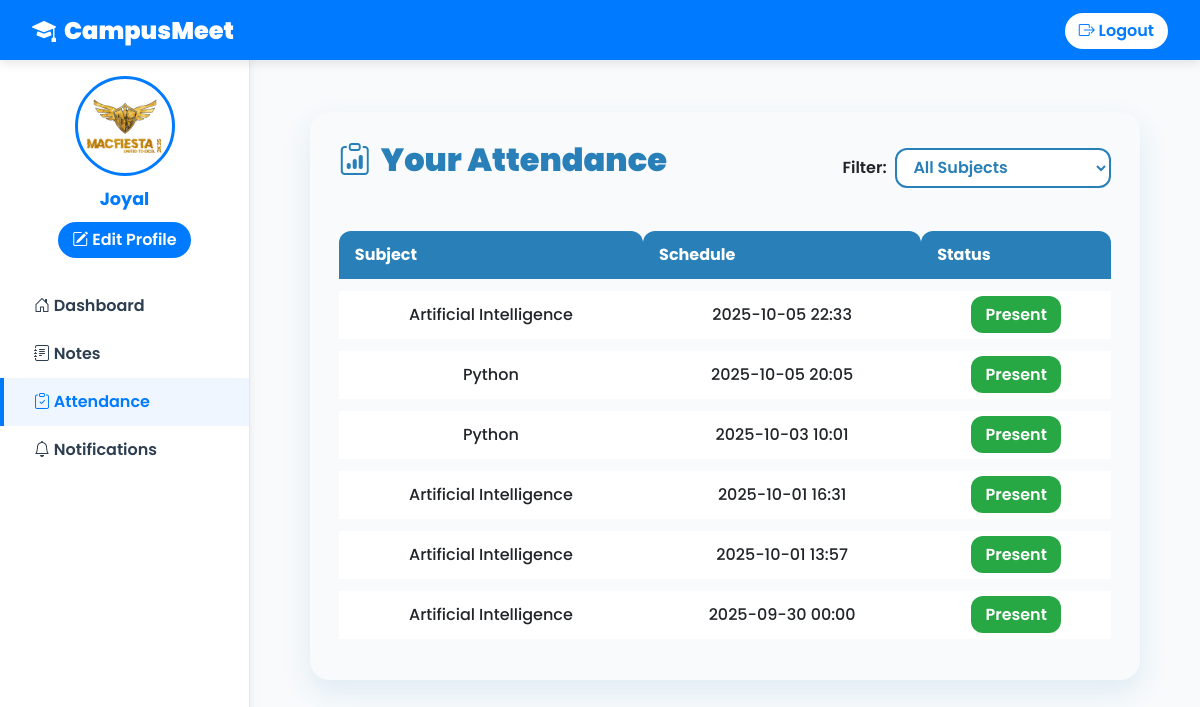
The page /student/attendance/ (signed in) on the database as committed earlier.
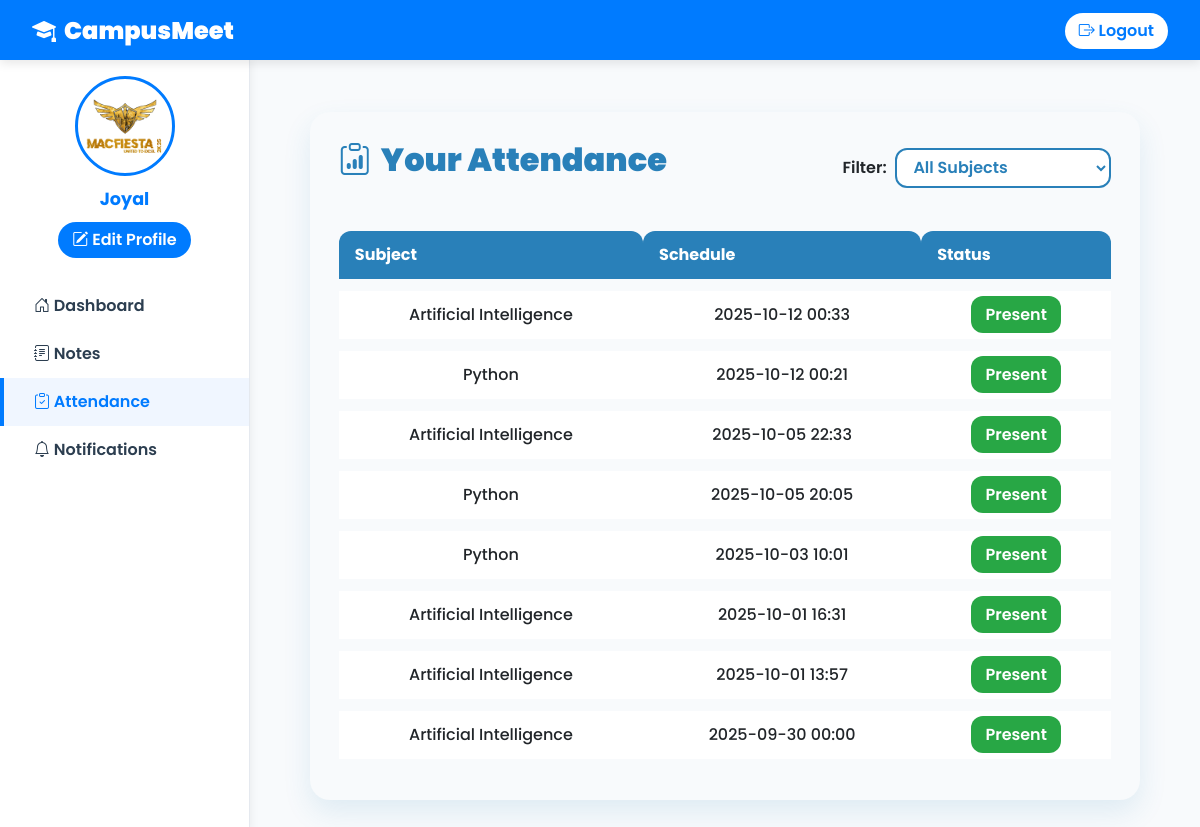
The same page on the database as committed later.
### main/models.py (models this page shows, shortened)
class Attendance(models.Model):
    meeting = models.ForeignKey(Meeting, on_delete=models.CASCADE)
    student = models.ForeignKey(User, on_delete=models.CASCADE, limit_choices_to={'userprofile__role': 'student'})
    join_time = models.DateTimeField(null=True, blank=True)
    leave_time = models.DateTimeField(null=True, blank=True)
    duration = models.DurationField(null=True, blank=True)
    present = models.BooleanField(default=False)  # Marked True if attendance criteria met

class Meeting(models.Model):
    subject = models.ForeignKey(Subject, on_delete=models.CASCADE)
    schedule_datetime = models.DateTimeField()
    meeting_link = models.URLField(blank=True, null=True)  # Placeholder for video call link
    video_room_link = models.CharField(max_length=255, blank=True, null=True)

class Subject(models.Model):
    name = models.CharField(max_length=100)
    department = models.ForeignKey(Department, on_delete=models.CASCADE)
    faculty = models.ForeignKey(User, on_delete=models.CASCADE, limit_choices_to={'userprofile__role': 'faculty'})

### main/views.py (the view)
# urls.py: path('student/attendance/', views.student_attendance, name='student_attendance'),
def student_attendance(request):
    attendances = Attendance.objects.filter(student=request.user).order_by('-meeting__schedule_datetime')
    context = {'attendances': attendances}
    return render(request, 'main/student_attendance.html', context)

### main/templates/main/student_attendance.html (shortened to what this page needs)
{% extends "main/base.html" %}
{% block content %}
<div class="container">
  <div class="attendance-card">
    <div class="d-flex justify-content-between align-items-center flex-wrap mb-3">
      <h2><i class="bi bi-clipboard-data"></i> Your Attendance</h2>
      <div class="d-flex align-items-center gap-2">
        <label for="subjectFilter" class="mb-0 fw-semibold">Filter:</label>
        <select id="subjectFilter">
          <option value="all" selected>All Subjects</option>
        </select>
      </div>
    </div>
    {% if attendances %}
    <table class="attendance-table">
      <thead>
        <tr>
          <th>Subject</th>
          <th>Schedule</th>
          <th>Status</th>
        </tr>
      </thead>
      <tbody>
        {% for attendance in attendances %}
        <tr data-subject="{{ attendance.meeting.subject.name }}">
          <td>{{ attendance.meeting.subject.name }}</td>
          <td>{{ attendance.meeting.schedule_datetime|date:"Y-m-d H:i" }}</td>
          <td>
            {% if attendance.present %}
              <span class="badge-present">Present</span>
            {% else %}
              <span class="badge-absent">Absent</span>
            {% endif %}
          </td>
        </tr>
        {% endfor %}
      </tbody>
    </table>
    {% else %}
    <p class="text-center text-muted mt-4">No attendance records available.</p>
    {% endif %}
  </div>
</div>
{% endblock %}

Rows that differ between the two databases and show on the page:
added Attendance: meeting.subject.name "Artificial Intelligence", meeting.schedule_datetime "2025-10-12 00:33", present "Present"
added Attendance: meeting.subject.name "Python", meeting.schedule_datetime "2025-10-12 00:21", present "Present"
